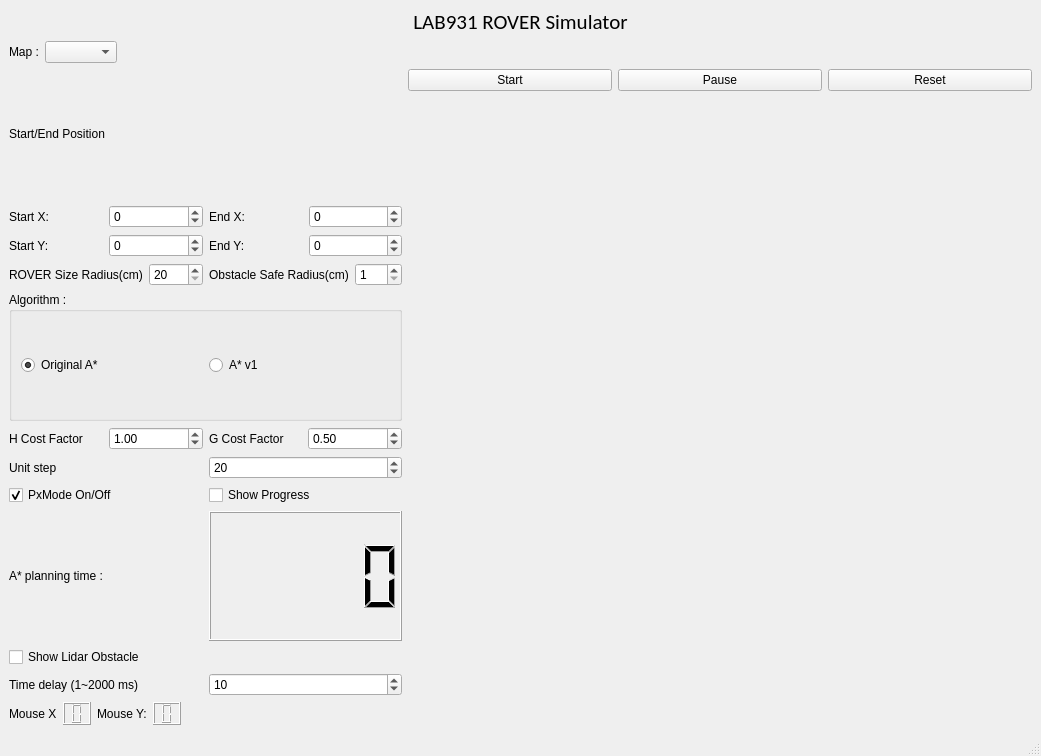
<?xml version="1.0" encoding="UTF-8"?>
<ui version="4.0">
 <class>MainWindow</class>
 <widget class="QMainWindow" name="MainWindow">
  <property name="geometry">
   <rect>
    <x>0</x>
    <y>0</y>
    <width>1041</width>
    <height>756</height>
   </rect>
  </property>
  <property name="windowTitle">
   <string>MainWindow</string>
  </property>
  <widget class="QWidget" name="centralwidget">
   <layout class="QVBoxLayout" name="verticalLayout">
    <item>
     <widget class="QLabel" name="label">
      <property name="sizePolicy">
       <sizepolicy hsizetype="Preferred" vsizetype="Maximum">
        <horstretch>0</horstretch>
        <verstretch>0</verstretch>
       </sizepolicy>
      </property>
      <property name="font">
       <font>
        <family>Calibri</family>
        <pointsize>16</pointsize>
       </font>
      </property>
      <property name="text">
       <string>LAB931 ROVER Simulator</string>
      </property>
      <property name="alignment">
       <set>Qt::AlignCenter</set>
      </property>
     </widget>
    </item>
    <item>
     <layout class="QHBoxLayout" name="horizontalLayout">
      <item>
       <widget class="QLabel" name="label_2">
        <property name="sizePolicy">
         <sizepolicy hsizetype="Preferred" vsizetype="Maximum">
          <horstretch>0</horstretch>
          <verstretch>0</verstretch>
         </sizepolicy>
        </property>
        <property name="text">
         <string>Map :</string>
        </property>
       </widget>
      </item>
      <item>
       <widget class="QComboBox" name="combo_map">
        <property name="editable">
         <bool>false</bool>
        </property>
        <property name="currentText">
         <string/>
        </property>
       </widget>
      </item>
      <item>
       <spacer name="horizontalSpacer">
        <property name="orientation">
         <enum>Qt::Horizontal</enum>
        </property>
        <property name="sizeHint" stdset="0">
         <size>
          <width>40</width>
          <height>20</height>
         </size>
        </property>
       </spacer>
      </item>
     </layout>
    </item>
    <item>
     <layout class="QHBoxLayout" name="horizontalLayout_21">
      <item>
       <layout class="QVBoxLayout" name="verticalLayout_7">
        <item>
         <widget class="QLabel" name="label_5">
          <property name="text">
           <string>Start/End Position</string>
          </property>
         </widget>
        </item>
        <item>
         <layout class="QHBoxLayout" name="horizontalLayout_9">
          <item>
           <layout class="QVBoxLayout" name="verticalLayout_6">
            <item>
             <layout class="QHBoxLayout" name="horizontalLayout_12">
              <item>
               <widget class="QLabel" name="label_10">
                <property name="text">
                 <string>Start X:</string>
                </property>
               </widget>
              </item>
              <item>
               <widget class="QSpinBox" name="spin_start_x">
                <property name="minimum">
                 <number>-100000</number>
                </property>
                <property name="maximum">
                 <number>100000</number>
                </property>
               </widget>
              </item>
             </layout>
            </item>
            <item>
             <layout class="QHBoxLayout" name="horizontalLayout_14">
              <item>
               <widget class="QLabel" name="label_9">
                <property name="text">
                 <string>Start Y:</string>
                </property>
               </widget>
              </item>
              <item>
               <widget class="QSpinBox" name="spin_start_y">
                <property name="minimum">
                 <number>-100000</number>
                </property>
                <property name="maximum">
                 <number>100000</number>
                </property>
               </widget>
              </item>
             </layout>
            </item>
           </layout>
          </item>
          <item>
           <layout class="QVBoxLayout" name="verticalLayout_5">
            <item>
             <layout class="QHBoxLayout" name="horizontalLayout_10">
              <item>
               <widget class="QLabel" name="label_7">
                <property name="text">
                 <string>End X:</string>
                </property>
               </widget>
              </item>
              <item>
               <widget class="QSpinBox" name="spin_end_x">
                <property name="minimum">
                 <number>-100000</number>
                </property>
                <property name="maximum">
                 <number>100000</number>
                </property>
               </widget>
              </item>
             </layout>
            </item>
            <item>
             <layout class="QHBoxLayout" name="horizontalLayout_11">
              <item>
               <widget class="QLabel" name="label_8">
                <property name="text">
                 <string>End Y:</string>
                </property>
               </widget>
              </item>
              <item>
               <widget class="QSpinBox" name="spin_end_y">
                <property name="minimum">
                 <number>-100000</number>
                </property>
                <property name="maximum">
                 <number>100000</number>
                </property>
               </widget>
              </item>
             </layout>
            </item>
           </layout>
          </item>
         </layout>
        </item>
        <item>
         <layout class="QHBoxLayout" name="horizontalLayout_17">
          <item>
           <widget class="QLabel" name="label_13">
            <property name="text">
             <string>ROVER Size Radius(cm)</string>
            </property>
           </widget>
          </item>
          <item>
           <widget class="QSpinBox" name="spin_rover_radius">
            <property name="minimum">
             <number>20</number>
            </property>
            <property name="maximum">
             <number>1000</number>
            </property>
           </widget>
          </item>
          <item>
           <widget class="QLabel" name="label_14">
            <property name="text">
             <string>Obstacle Safe Radius(cm)</string>
            </property>
           </widget>
          </item>
          <item>
           <widget class="QSpinBox" name="spin_safe_radius">
            <property name="minimum">
             <number>1</number>
            </property>
            <property name="maximum">
             <number>500</number>
            </property>
            <property name="value">
             <number>1</number>
            </property>
           </widget>
          </item>
         </layout>
        </item>
        <item>
         <widget class="QGroupBox" name="groupBox">
          <property name="title">
           <string>Algorithm : </string>
          </property>
          <layout class="QHBoxLayout" name="horizontalLayout_19">
           <item>
            <widget class="QRadioButton" name="radio_original_a">
             <property name="text">
              <string>Original A*</string>
             </property>
             <property name="checked">
              <bool>true</bool>
             </property>
            </widget>
           </item>
           <item>
            <widget class="QRadioButton" name="radio_a_v1">
             <property name="text">
              <string>A* v1</string>
             </property>
            </widget>
           </item>
          </layout>
         </widget>
        </item>
        <item>
         <layout class="QHBoxLayout" name="horizontalLayout_15">
          <item>
           <widget class="QLabel" name="label_11">
            <property name="text">
             <string>H Cost Factor</string>
            </property>
           </widget>
          </item>
          <item>
           <widget class="QDoubleSpinBox" name="dspin_hcost">
            <property name="minimum">
             <double>0.010000000000000</double>
            </property>
            <property name="value">
             <double>1.000000000000000</double>
            </property>
           </widget>
          </item>
          <item>
           <widget class="QLabel" name="label_12">
            <property name="text">
             <string>G Cost Factor</string>
            </property>
           </widget>
          </item>
          <item>
           <widget class="QDoubleSpinBox" name="dspin_gcost">
            <property name="minimum">
             <double>0.010000000000000</double>
            </property>
            <property name="value">
             <double>0.500000000000000</double>
            </property>
           </widget>
          </item>
         </layout>
        </item>
        <item>
         <layout class="QHBoxLayout" name="horizontalLayout_8">
          <item>
           <widget class="QLabel" name="label_15">
            <property name="text">
             <string>Unit step</string>
            </property>
           </widget>
          </item>
          <item>
           <widget class="QSpinBox" name="spin_unitstep">
            <property name="minimum">
             <number>1</number>
            </property>
            <property name="maximum">
             <number>400</number>
            </property>
            <property name="value">
             <number>20</number>
            </property>
           </widget>
          </item>
         </layout>
        </item>
        <item>
         <layout class="QHBoxLayout" name="horizontalLayout_5">
          <item>
           <layout class="QHBoxLayout" name="horizontalLayout_16">
            <item>
             <widget class="QCheckBox" name="check_pxmode">
              <property name="text">
               <string>PxMode On/Off</string>
              </property>
              <property name="checkable">
               <bool>true</bool>
              </property>
              <property name="checked">
               <bool>true</bool>
              </property>
              <property name="autoRepeat">
               <bool>false</bool>
              </property>
              <property name="autoExclusive">
               <bool>false</bool>
              </property>
             </widget>
            </item>
           </layout>
          </item>
          <item>
           <layout class="QHBoxLayout" name="horizontalLayout_13">
            <item>
             <widget class="QCheckBox" name="check_progress">
              <property name="text">
               <string>Show Progress</string>
              </property>
             </widget>
            </item>
           </layout>
          </item>
         </layout>
        </item>
        <item>
         <layout class="QHBoxLayout" name="horizontalLayout_18">
          <item>
           <widget class="QLabel" name="label_16">
            <property name="text">
             <string>A* planning time : </string>
            </property>
           </widget>
          </item>
          <item>
           <widget class="QLCDNumber" name="lcd_astar_planning_time"/>
          </item>
         </layout>
        </item>
        <item>
         <widget class="QCheckBox" name="check_show_lidar">
          <property name="text">
           <string>Show Lidar Obstacle</string>
          </property>
         </widget>
        </item>
        <item>
         <layout class="QHBoxLayout" name="horizontalLayout_7">
          <item>
           <widget class="QLabel" name="label_6">
            <property name="text">
             <string>Time delay (1~2000 ms)</string>
            </property>
           </widget>
          </item>
          <item>
           <widget class="QSpinBox" name="spin_time_delay">
            <property name="minimum">
             <number>1</number>
            </property>
            <property name="maximum">
             <number>2000</number>
            </property>
            <property name="value">
             <number>10</number>
            </property>
           </widget>
          </item>
         </layout>
        </item>
       </layout>
      </item>
      <item>
       <layout class="QVBoxLayout" name="verticalLayout_2">
        <item>
         <layout class="QHBoxLayout" name="horizontalLayout_4">
          <item>
           <widget class="QPushButton" name="button_start">
            <property name="text">
             <string>Start</string>
            </property>
           </widget>
          </item>
          <item>
           <widget class="QPushButton" name="button_pause">
            <property name="text">
             <string>Pause</string>
            </property>
           </widget>
          </item>
          <item>
           <widget class="QPushButton" name="button_reset">
            <property name="text">
             <string>Reset</string>
            </property>
           </widget>
          </item>
         </layout>
        </item>
        <item>
         <widget class="QWidget" name="plot_widget" native="true">
          <property name="sizePolicy">
           <sizepolicy hsizetype="Expanding" vsizetype="Expanding">
            <horstretch>0</horstretch>
            <verstretch>0</verstretch>
           </sizepolicy>
          </property>
          <layout class="QVBoxLayout" name="verticalLayout_8">
           <item>
            <layout class="QHBoxLayout" name="horizontalLayout_3"/>
           </item>
          </layout>
         </widget>
        </item>
       </layout>
      </item>
     </layout>
    </item>
    <item>
     <layout class="QHBoxLayout" name="horizontalLayout_6">
      <item>
       <layout class="QVBoxLayout" name="verticalLayout_3"/>
      </item>
     </layout>
    </item>
    <item>
     <layout class="QHBoxLayout" name="horizontalLayout_2">
      <item>
       <widget class="QLabel" name="label_4">
        <property name="text">
         <string>Mouse X</string>
        </property>
       </widget>
      </item>
      <item>
       <widget class="QLCDNumber" name="lcd_mouse_x">
        <property name="digitCount">
         <number>1</number>
        </property>
        <property name="segmentStyle">
         <enum>QLCDNumber::Filled</enum>
        </property>
       </widget>
      </item>
      <item>
       <widget class="QLabel" name="label_3">
        <property name="text">
         <string>Mouse Y:</string>
        </property>
       </widget>
      </item>
      <item>
       <widget class="QLCDNumber" name="lcd_mouse_y">
        <property name="digitCount">
         <number>1</number>
        </property>
       </widget>
      </item>
      <item>
       <spacer name="horizontalSpacer_2">
        <property name="orientation">
         <enum>Qt::Horizontal</enum>
        </property>
        <property name="sizeHint" stdset="0">
         <size>
          <width>40</width>
          <height>20</height>
         </size>
        </property>
       </spacer>
      </item>
     </layout>
    </item>
   </layout>
  </widget>
  <widget class="QMenuBar" name="menubar">
   <property name="geometry">
    <rect>
     <x>0</x>
     <y>0</y>
     <width>1041</width>
     <height>25</height>
    </rect>
   </property>
  </widget>
  <widget class="QStatusBar" name="statusbar"/>
 </widget>
 <resources/>
 <connections/>
</ui>
